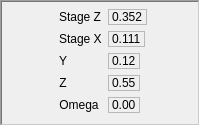
     <widget class="QFrame" name="formFrame">
      <property name="frameShape">
       <enum>QFrame::WinPanel</enum>
      </property>
      <property name="frameShadow">
       <enum>QFrame::Sunken</enum>
      </property>
      <layout class="QFormLayout" name="formLayout">
       <property name="fieldGrowthPolicy">
        <enum>QFormLayout::ExpandingFieldsGrow</enum>
       </property>
       <property name="rowWrapPolicy">
        <enum>QFormLayout::DontWrapRows</enum>
       </property>
       <property name="labelAlignment">
        <set>Qt::AlignLeading|Qt::AlignLeft|Qt::AlignVCenter</set>
       </property>
       <property name="formAlignment">
        <set>Qt::AlignCenter</set>
       </property>
       <property name="topMargin">
        <number>7</number>
       </property>
       <item row="0" column="0">
        <widget class="QLabel" name="labstageZ">
         <property name="sizePolicy">
          <sizepolicy hsizetype="Preferred" vsizetype="Preferred">
           <horstretch>0</horstretch>
           <verstretch>0</verstretch>
          </sizepolicy>
         </property>
         <property name="text">
          <string>Stage Z</string>
         </property>
         <property name="alignment">
          <set>Qt::AlignCenter</set>
         </property>
        </widget>
       </item>
       <item row="0" column="1">
        <widget class="QLabel" name="stagez_rbv">
         <property name="sizePolicy">
          <sizepolicy hsizetype="Fixed" vsizetype="Preferred">
           <horstretch>0</horstretch>
           <verstretch>0</verstretch>
          </sizepolicy>
         </property>
         <property name="maximumSize">
          <size>
           <width>90</width>
           <height>16777215</height>
          </size>
         </property>
         <property name="frameShape">
          <enum>QFrame::StyledPanel</enum>
         </property>
         <property name="text">
          <string>0.352</string>
         </property>
        </widget>
       </item>
       <item row="1" column="1">
        <widget class="QLabel" name="stagex_rbv">
         <property name="sizePolicy">
          <sizepolicy hsizetype="Fixed" vsizetype="Preferred">
           <horstretch>0</horstretch>
           <verstretch>0</verstretch>
          </sizepolicy>
         </property>
         <property name="maximumSize">
          <size>
           <width>90</width>
           <height>16777215</height>
          </size>
         </property>
         <property name="frameShape">
          <enum>QFrame::StyledPanel</enum>
         </property>
         <property name="text">
          <string>0.111</string>
         </property>
        </widget>
       </item>
       <item row="2" column="0">
        <widget class="QLabel" name="labY">
         <property name="text">
          <string>Y</string>
         </property>
         <property name="alignment">
          <set>Qt::AlignCenter</set>
         </property>
        </widget>
       </item>
       <item row="2" column="1">
        <widget class="QLabel" name="gony_rbv">
         <property name="sizePolicy">
          <sizepolicy hsizetype="Fixed" vsizetype="Preferred">
           <horstretch>0</horstretch>
           <verstretch>0</verstretch>
          </sizepolicy>
         </property>
         <property name="maximumSize">
          <size>
           <width>90</width>
           <height>16777215</height>
          </size>
         </property>
         <property name="frameShape">
          <enum>QFrame::StyledPanel</enum>
         </property>
         <property name="text">
          <string>0.12</string>
         </property>
        </widget>
       </item>
       <item row="3" column="0">
        <widget class="QLabel" name="labZ">
         <property name="text">
          <string>Z</string>
         </property>
         <property name="alignment">
          <set>Qt::AlignCenter</set>
         </property>
        </widget>
       </item>
       <item row="3" column="1">
        <widget class="QLabel" name="gonz_rbv">
         <property name="sizePolicy">
          <sizepolicy hsizetype="Fixed" vsizetype="Preferred">
           <horstretch>0</horstretch>
           <verstretch>0</verstretch>
          </sizepolicy>
         </property>
         <property name="maximumSize">
          <size>
           <width>90</width>
           <height>16777215</height>
          </size>
         </property>
         <property name="frameShape">
          <enum>QFrame::StyledPanel</enum>
         </property>
         <property name="text">
          <string>0.55</string>
         </property>
        </widget>
       </item>
       <item row="4" column="0">
        <widget class="QLabel" name="labOmega">
         <property name="text">
          <string>Omega</string>
         </property>
         <property name="alignment">
          <set>Qt::AlignCenter</set>
         </property>
        </widget>
       </item>
       <item row="4" column="1">
        <widget class="QLabel" name="omega_rbv">
         <property name="sizePolicy">
          <sizepolicy hsizetype="Fixed" vsizetype="Preferred">
           <horstretch>0</horstretch>
           <verstretch>0</verstretch>
          </sizepolicy>
         </property>
         <property name="maximumSize">
          <size>
           <width>90</width>
           <height>16777215</height>
          </size>
         </property>
         <property name="frameShape">
          <enum>QFrame::StyledPanel</enum>
         </property>
         <property name="text">
          <string>0.00</string>
         </property>
        </widget>
       </item>
       <item row="1" column="0">
        <widget class="QLabel" name="labStageX">
         <property name="text">
          <string>Stage X</string>
         </property>
        </widget>
       </item>
      </layout>
     </widget>
